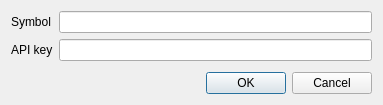
<?xml version="1.0" encoding="UTF-8"?>
<ui version="4.0">
 <class>EditApiKeyDialog</class>
 <widget class="QDialog" name="EditApiKeyDialog">
  <property name="geometry">
   <rect>
    <x>0</x>
    <y>0</y>
    <width>383</width>
    <height>105</height>
   </rect>
  </property>
  <property name="windowTitle">
   <string>Dialog</string>
  </property>
  <layout class="QVBoxLayout" name="verticalLayout">
   <item>
    <layout class="QGridLayout" name="gridLayout">
     <item row="0" column="0">
      <widget class="QLabel" name="label">
       <property name="text">
        <string>Symbol</string>
       </property>
      </widget>
     </item>
     <item row="0" column="1">
      <widget class="QLineEdit" name="lineEdit_symbol"/>
     </item>
     <item row="1" column="0">
      <widget class="QLabel" name="label_2">
       <property name="text">
        <string>API key</string>
       </property>
      </widget>
     </item>
     <item row="1" column="1">
      <widget class="QLineEdit" name="lineEdit_apikey"/>
     </item>
    </layout>
   </item>
   <item>
    <spacer name="verticalSpacer">
     <property name="orientation">
      <enum>Qt::Orientation::Vertical</enum>
     </property>
     <property name="sizeHint" stdset="0">
      <size>
       <width>20</width>
       <height>40</height>
      </size>
     </property>
    </spacer>
   </item>
   <item>
    <layout class="QHBoxLayout" name="horizontalLayout">
     <item>
      <spacer name="horizontalSpacer">
       <property name="orientation">
        <enum>Qt::Orientation::Horizontal</enum>
       </property>
       <property name="sizeHint" stdset="0">
        <size>
         <width>40</width>
         <height>20</height>
        </size>
       </property>
      </spacer>
     </item>
     <item>
      <widget class="QPushButton" name="pushButton">
       <property name="text">
        <string>OK</string>
       </property>
      </widget>
     </item>
     <item>
      <widget class="QPushButton" name="pushButton_2">
       <property name="text">
        <string>Cancel</string>
       </property>
      </widget>
     </item>
    </layout>
   </item>
  </layout>
 </widget>
 <resources/>
 <connections>
  <connection>
   <sender>pushButton</sender>
   <signal>clicked()</signal>
   <receiver>EditApiKeyDialog</receiver>
   <slot>accept()</slot>
   <hints>
    <hint type="sourcelabel">
     <x>209</x>
     <y>92</y>
    </hint>
    <hint type="destinationlabel">
     <x>202</x>
     <y>104</y>
    </hint>
   </hints>
  </connection>
  <connection>
   <sender>pushButton_2</sender>
   <signal>clicked()</signal>
   <receiver>EditApiKeyDialog</receiver>
   <slot>reject()</slot>
   <hints>
    <hint type="sourcelabel">
     <x>304</x>
     <y>92</y>
    </hint>
    <hint type="destinationlabel">
     <x>290</x>
     <y>104</y>
    </hint>
   </hints>
  </connection>
 </connections>
</ui>
